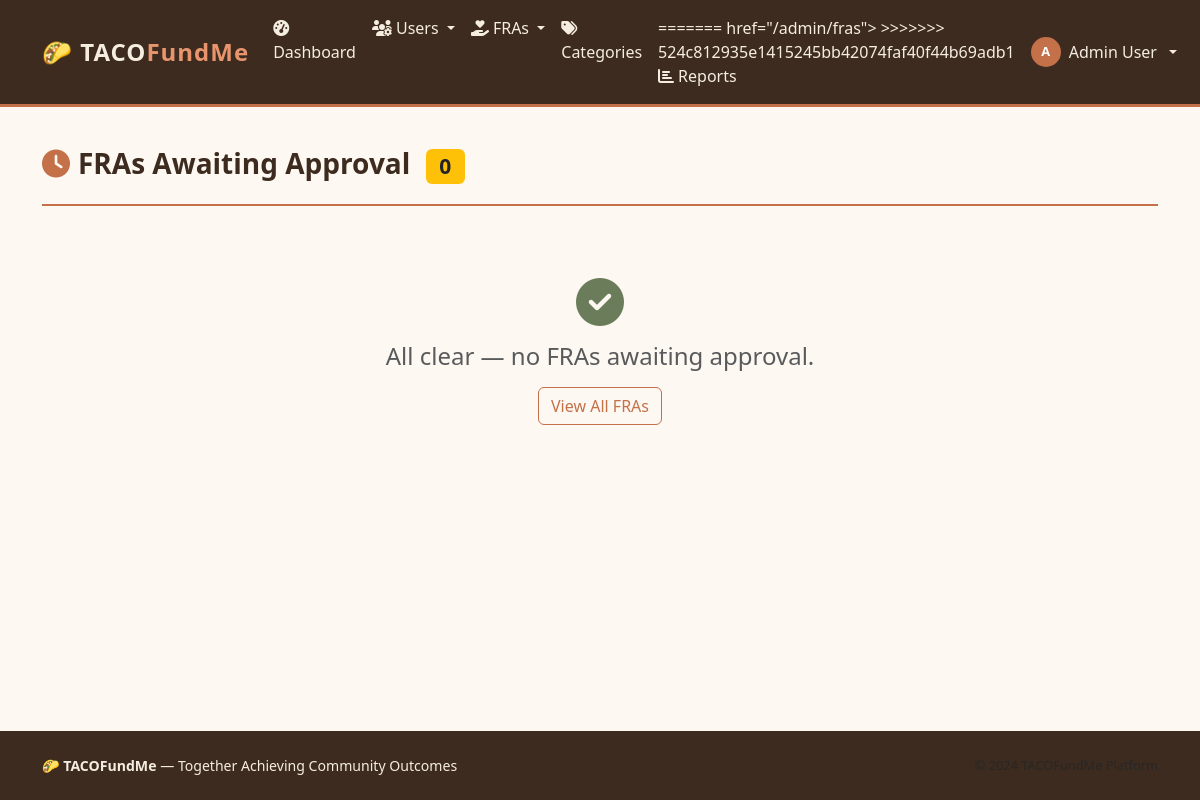
The page /admin/fras/approvals (signed in) on the database as committed earlier.
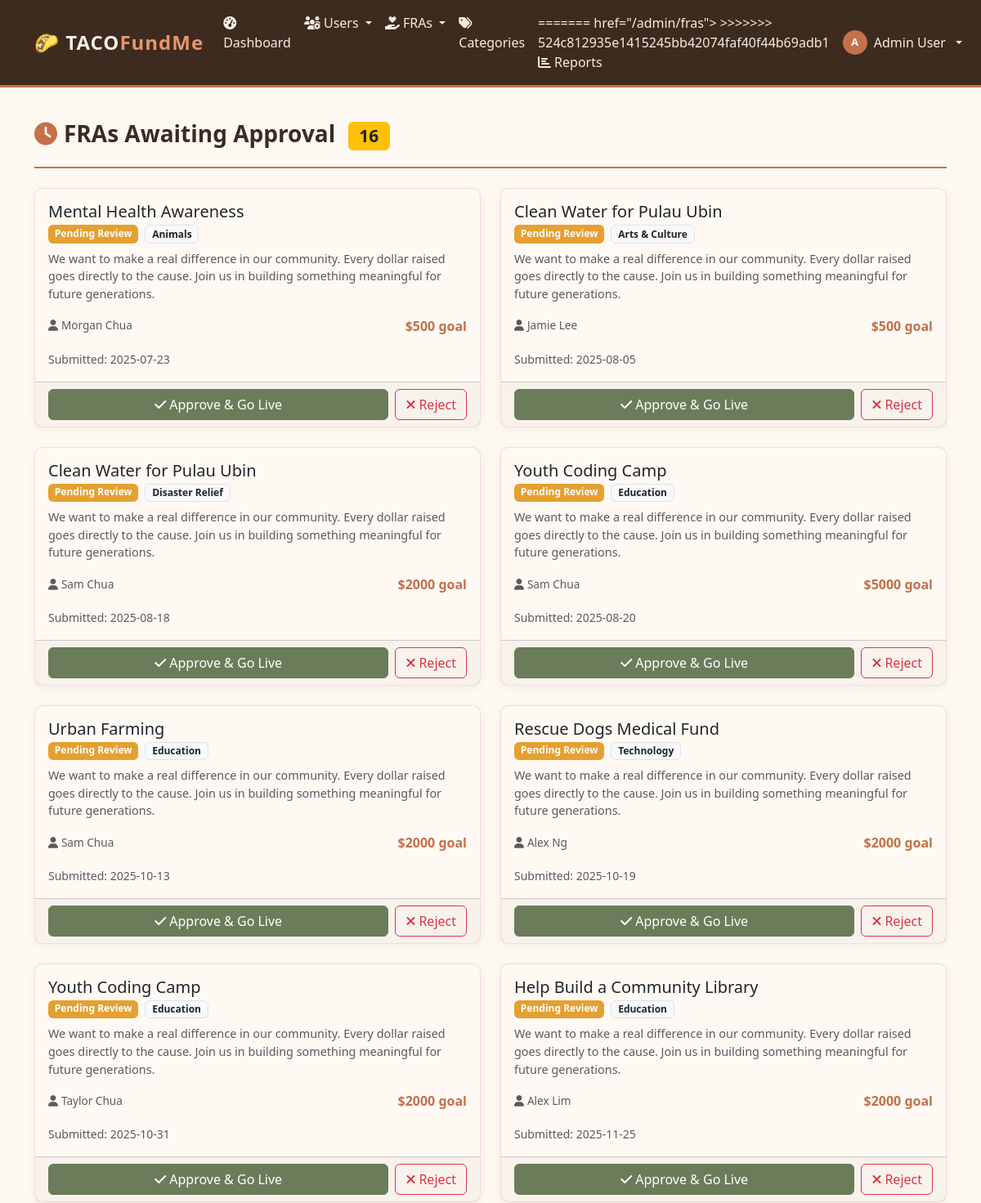
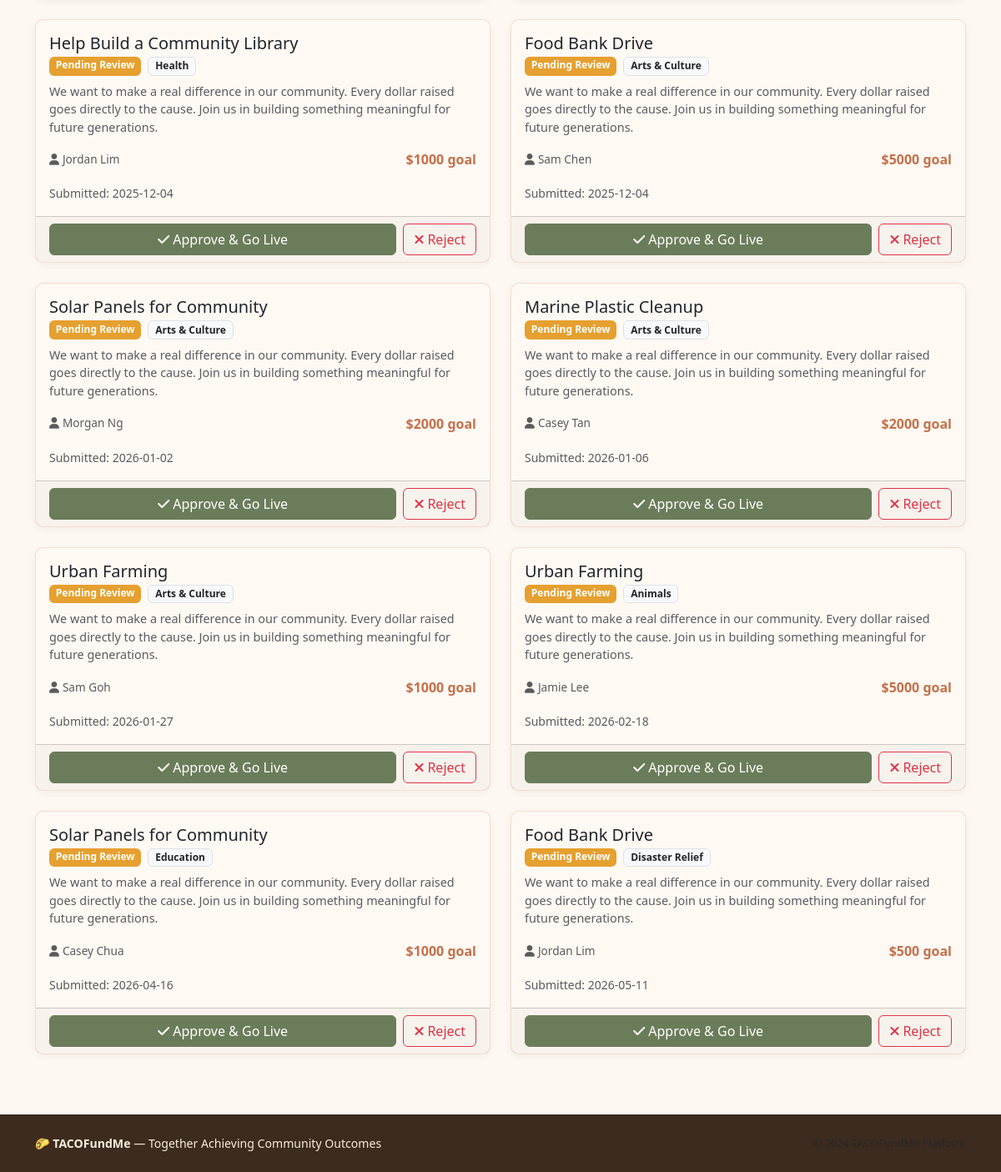
The same page on the database as committed later (2 pictures, top to bottom).
### tables this page shows
CREATE TABLE fras (
            id            INTEGER PRIMARY KEY AUTOINCREMENT,
            title         TEXT    NOT NULL,
            description   TEXT    NOT NULL DEFAULT '',
            category_id   INTEGER REFERENCES categories(id) ON DELETE SET NULL,
            monetary_goal REAL    NOT NULL DEFAULT 0,
            view_count    INTEGER NOT NULL DEFAULT 0,
            favorite_count INTEGER NOT NULL DEFAULT 0,
            status        TEXT    NOT NULL DEFAULT 'draft',
            image_url     TEXT,
            created_by    INTEGER NOT NULL REFERENCES users(id) ON DELETE CASCADE,
            created_at    TEXT    NOT NULL,
            updated_at    TEXT    NOT NULL
        );

CREATE TABLE categories (
            id          INTEGER PRIMARY KEY AUTOINCREMENT,
            name        TEXT    NOT NULL UNIQUE,
            description TEXT,
            created_at  TEXT    NOT NULL DEFAULT (datetime('now'))
        );

CREATE TABLE users (
            id         INTEGER PRIMARY KEY AUTOINCREMENT,
            full_name  TEXT    NOT NULL,
            email      TEXT    NOT NULL UNIQUE,
            password   TEXT    NOT NULL,
            role       TEXT    NOT NULL DEFAULT 'donee',
            bio        TEXT,
            phone      TEXT,
            address    TEXT,
            is_active  INTEGER NOT NULL DEFAULT 1,
            created_at TEXT    NOT NULL,
            last_login TEXT
        );

### boundary/routes.py (the view)
@app.route('/admin/fras/approvals')
@admin_required
def admin_approvals():
    pending = AdminController.list_pending()
    return render_template('admin/approvals.html', pending=pending)

### boundary/routes.py (called while the page is built)
def login_required(f):
    @wraps(f)
    def decorated(*args, **kwargs):
        if 'user_id' not in session:
            flash('Please log in to continue.', 'warning')
            return redirect(url_for('login'))
        return f(*args, **kwargs)
    return decorated

def admin_required(f):
    @wraps(f)
    @login_required
    def decorated(*args, **kwargs):
        if session.get('role') != 'admin':
            flash('Admin access required.', 'danger')
            return redirect(url_for('dashboard'))
        return f(*args, **kwargs)
    return decorated

### templates/admin/approvals.html (shortened to what this page needs)
{% extends "base.html" %}
{% block content %}
<div class="page-header">
  <h1><i class="fa fa-clock me-2 text-clay"></i>FRAs Awaiting Approval
    <span class="badge bg-warning text-dark ms-2">{{ pending|length }}</span>
  </h1>
</div>
{% if not pending %}
<div class="text-center py-5">
  <i class="fa fa-circle-check fa-3x text-moss mb-3"></i>
  <h4 class="text-muted">All clear — no FRAs awaiting approval.</h4>
  <a href="{{ url_for('admin_fras') }}" class="btn btn-outline-primary mt-2">View All FRAs</a>
</div>
{% else %}
<div class="row g-4">
  {% for f in pending %}
  <div class="col-lg-6">
    <div class="card h-100">
      <div class="card-body">
        <h5 class="mb-1">{{ f.title }}</h5>
        <div class="d-flex gap-2 mb-2">
          <span class="badge badge-status-pending">Pending Review</span>
          {% if f.category_name %}
          <span class="badge bg-light text-dark border">{{ f.category_name }}</span>
          {% endif %}
        </div>
        <p class="text-muted" style="font-size:.9rem;">
          {{ f.description[:200] }}{% if f.description|length > 200 %}…{% endif %}
        </p>
        <div class="d-flex justify-content-between align-items-center mb-3">
          <span class="text-muted" style="font-size:.85rem;">
            <i class="fa fa-user me-1"></i>{{ f.fundraiser_name }}
          </span>
          <strong class="text-clay">${{ "%.0f"|format(f.monetary_goal) }} goal</strong>
        </div>
        <small class="text-muted">
          Submitted: {{ f.updated_at[:10] if f.updated_at else f.created_at[:10] }}
        </small>
      </div>
      <div class="card-footer d-flex gap-2">
        <form method="POST" action="{{ url_for('admin_approve_fra', fra_id=f.id) }}" class="flex-fill">
          <button type="submit" class="btn btn-success w-100">
            <i class="fa fa-check me-1"></i>Approve &amp; Go Live
          </button>
        </form>
        <form method="POST" action="{{ url_for('admin_reject_fra', fra_id=f.id) }}"
              onsubmit="return confirm('Return this FRA to draft?')">
          <button type="submit" class="btn btn-outline-danger">
            <i class="fa fa-times me-1"></i>Reject
          </button>
        </form>
      </div>
    </div>
  </div>
  {% endfor %}
</div>
{% endif %}
{% endblock %}

Rows that differ between the two databases and show on the page:
added fras: title "Mental Health Awareness", category_name "Animals", description "We want to make a real difference in our community. Every dollar raised goes directly to the cause. Join us in building something meaningful for future generations.", fundraiser_name "Morgan Chua", monetary_goal "500", updated_at "2025-07-23"
added fras: title "Clean Water for Pulau Ubin", category_name "Arts & Culture", description "We want to make a real difference in our community. Every dollar raised goes directly to the cause. Join us in building something meaningful for future generations.", fundraiser_name "Jamie Lee", monetary_goal "500", updated_at "2025-08-05"
added fras: title "Clean Water for Pulau Ubin", category_name "Disaster Relief", description "We want to make a real difference in our community. Every dollar raised goes directly to the cause. Join us in building something meaningful for future generations.", fundraiser_name "Sam Chua", monetary_goal "2000", updated_at "2025-08-18"
added fras: title "Youth Coding Camp", category_name "Education", description "We want to make a real difference in our community. Every dollar raised goes directly to the cause. Join us in building something meaningful for future generations.", fundraiser_name "Sam Chua", monetary_goal "5000", updated_at "2025-08-20"
added fras: title "Urban Farming", category_name "Education", description "We want to make a real difference in our community. Every dollar raised goes directly to the cause. Join us in building something meaningful for future generations.", fundraiser_name "Sam Chua", monetary_goal "2000", updated_at "2025-10-13"
added fras: title "Rescue Dogs Medical Fund", category_name "Technology", description "We want to make a real difference in our community. Every dollar raised goes directly to the cause. Join us in building something meaningful for future generations.", fundraiser_name "Alex Ng", monetary_goal "2000", updated_at "2025-10-19"
added fras: title "Youth Coding Camp", category_name "Education", description "We want to make a real difference in our community. Every dollar raised goes directly to the cause. Join us in building something meaningful for future generations.", fundraiser_name "Taylor Chua", monetary_goal "2000", updated_at "2025-10-31"
added fras: title "Help Build a Community Library", category_name "Education", description "We want to make a real difference in our community. Every dollar raised goes directly to the cause. Join us in building something meaningful for future generations.", fundraiser_name "Alex Lim", monetary_goal "2000", updated_at "2025-11-25"
added fras: title "Help Build a Community Library", category_name "Health", description "We want to make a real difference in our community. Every dollar raised goes directly to the cause. Join us in building something meaningful for future generations.", fundraiser_name "Jordan Lim", monetary_goal "1000", updated_at "2025-12-04"
added fras: title "Food Bank Drive", category_name "Arts & Culture", description "We want to make a real difference in our community. Every dollar raised goes directly to the cause. Join us in building something meaningful for future generations.", fundraiser_name "Sam Chen", monetary_goal "5000", updated_at "2025-12-04"
added fras: title "Solar Panels for Community", category_name "Arts & Culture", description "We want to make a real difference in our community. Every dollar raised goes directly to the cause. Join us in building something meaningful for future generations.", fundraiser_name "Morgan Ng", monetary_goal "2000", updated_at "2026-01-02"
added fras: title "Marine Plastic Cleanup", category_name "Arts & Culture", description "We want to make a real difference in our community. Every dollar raised goes directly to the cause. Join us in building something meaningful for future generations.", fundraiser_name "Casey Tan", monetary_goal "2000", updated_at "2026-01-06"
added fras: title "Urban Farming", category_name "Arts & Culture", description "We want to make a real difference in our community. Every dollar raised goes directly to the cause. Join us in building something meaningful for future generations.", fundraiser_name "Sam Goh", monetary_goal "1000", updated_at "2026-01-27"
added fras: title "Urban Farming", category_name "Animals", description "We want to make a real difference in our community. Every dollar raised goes directly to the cause. Join us in building something meaningful for future generations.", fundraiser_name "Jamie Lee", monetary_goal "5000", updated_at "2026-02-18"
added fras: title "Solar Panels for Community", category_name "Education", description "We want to make a real difference in our community. Every dollar raised goes directly to the cause. Join us in building something meaningful for future generations.", fundraiser_name "Casey Chua", monetary_goal "1000", updated_at "2026-04-16"
added fras: title "Food Bank Drive", category_name "Disaster Relief", description "We want to make a real difference in our community. Every dollar raised goes directly to the cause. Join us in building something meaningful for future generations.", fundraiser_name "Jordan Lim", monetary_goal "500", updated_at "2026-05-11"
Other text that changed with them:
{{ pending|length }}: "0" → "16"
text no longer shown: "All clear — no FRAs awaiting approval. View All FRAs"
